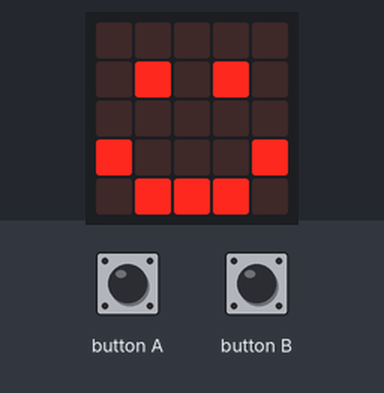
Bench run of a program on a simulated BBC micro:bit running MicroPython. Parts: the board's 5×5 LED display. The test bench sets the inputs (shaded band). Random numbers come from a fixed seed.

Above: at 1.3 s.
1.4 s: button A pressed for 0.15 s
At 2.7 s:
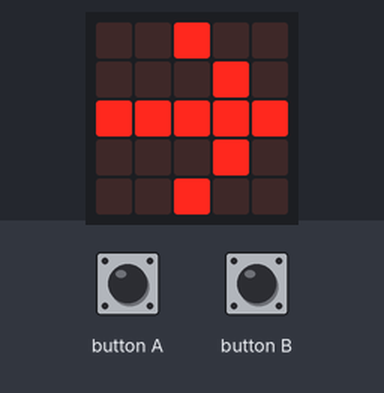
3.4 s: button B pressed for 0.15 s
At 4.2 s:
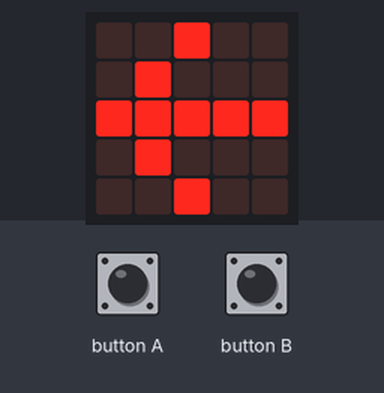
5.4 s: button A pressed for 1 s
At 5.8 s:
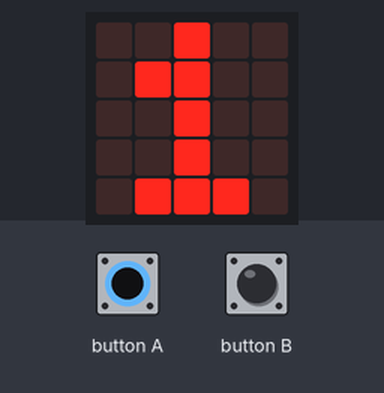
7.9 s: button B pressed for 1 s
At 8.3 s:
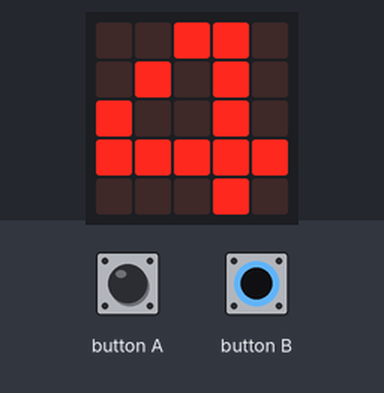
10.4 s: button A pressed for 3.2 s
At 11.9 s:
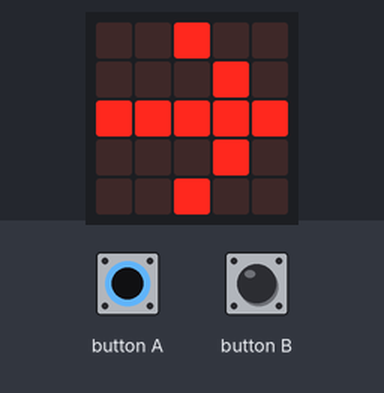
Timing chart, 0 to 13.4 s (numbered marks = the images above; inputs shaded):
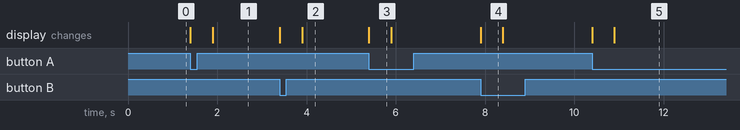

The program:

Section_6._Microbit_card_game.py
```python
import microbit
from microbit import *
from random import randint
display.show(Image.HAPPY)
sleep(100)
while True:
    if button_a.was_pressed():
        x = randint(0,9)
        display.show(str(x))
        sleep(500)
        display.show(Image.ARROW_E)
    elif button_b.was_pressed():
        x = randint(0,9)
        display.show(str(x))
        sleep(500)
        display.show(Image.ARROW_W)
```

Measured:
- after the input at 1.4 s, the display: first changes at once (image 1 shows a later state)
- after the input at 3.4 s, the display: first changes at once (image 2 shows a later state)
- after the input at 5.4 s, the display: changes at once (image 3)
- after the input at 7.9 s, the display: changes at once (image 4)
- after the input at 10.4 s, the display: first changes at once (image 5 shows a later state)
- what the display in image 3 shows lasts 0.5 s, from 5.4 s to 5.9 s
